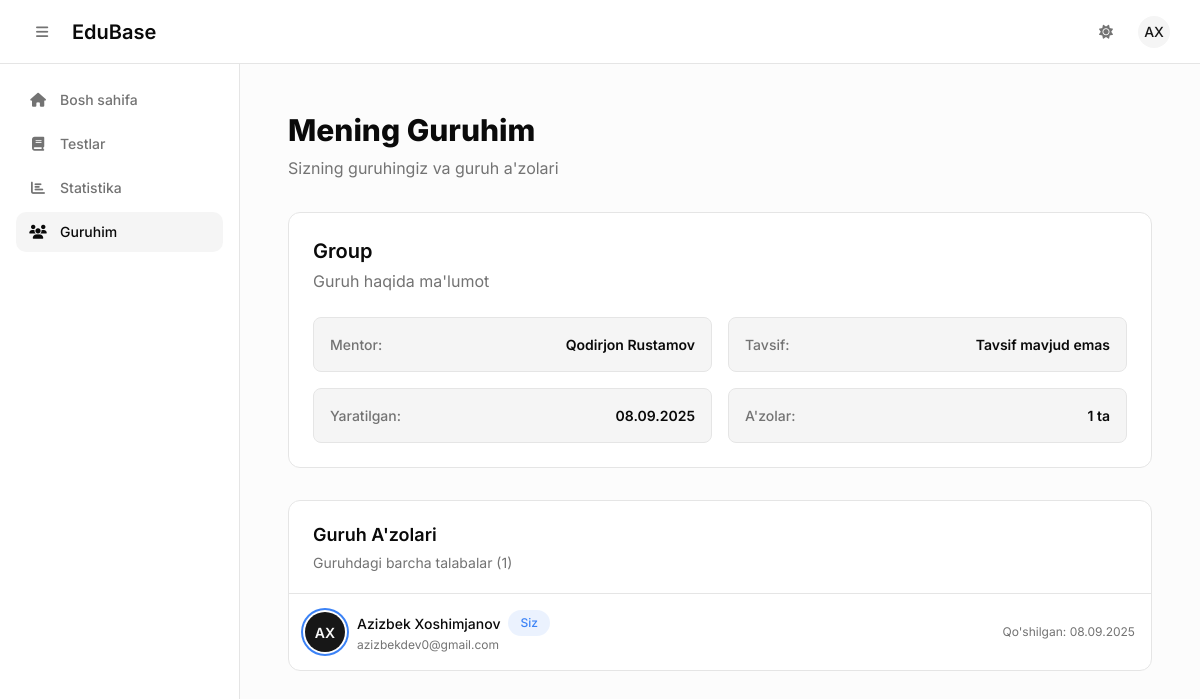
The app's page /groups/my-group/ (signed in), older data.
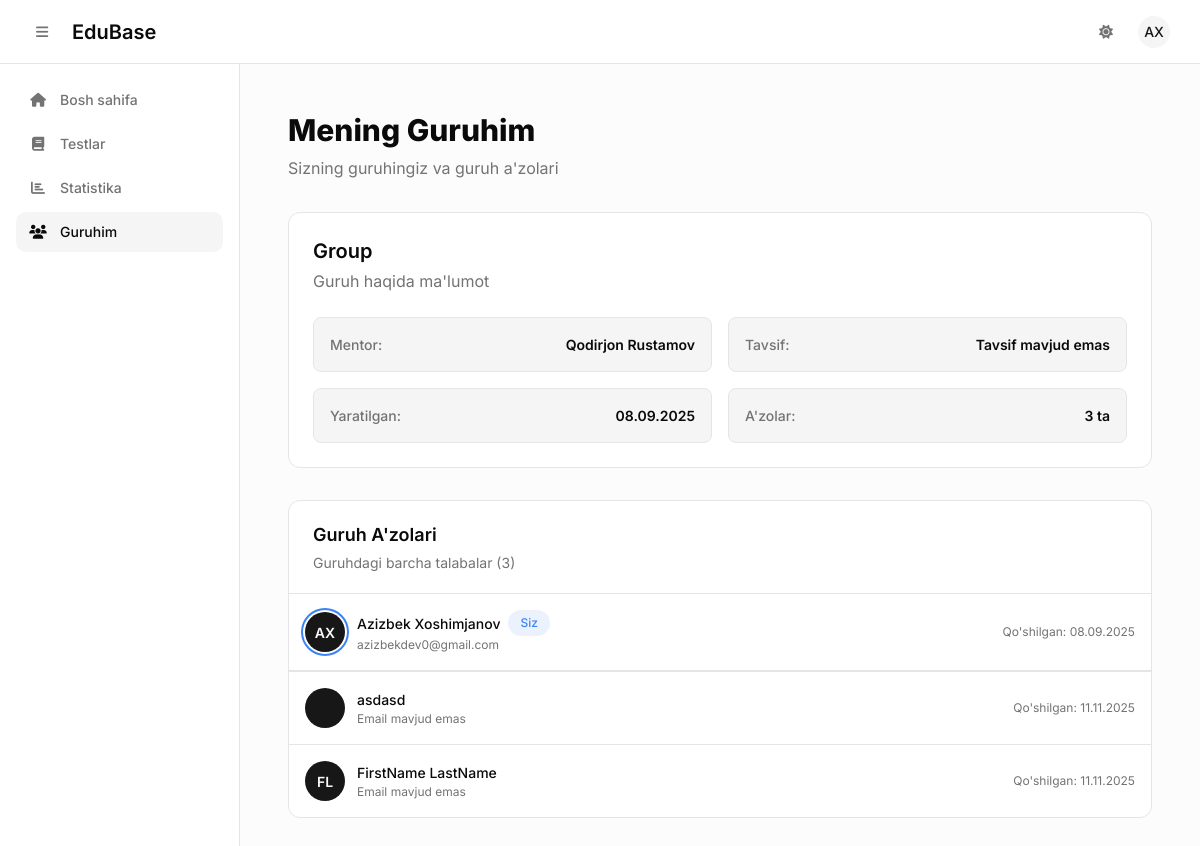
The same page, newer data.
### groups/models.py (models this page shows, shortened)
class GroupStudent(models.Model):
    group = models.ForeignKey(Group, on_delete=models.CASCADE, related_name='students')
    student = models.OneToOneField(
        User,
        on_delete=models.CASCADE,
        limit_choices_to={'profile__role': 'student'},
        related_name='student_group'
    )
    joined_at = models.DateTimeField(auto_now_add=True)
    class Meta:
        unique_together = ['group', 'student']

class Group(models.Model):
    name = models.CharField(max_length=255)
    mentor = models.ForeignKey(
        User,
        on_delete=models.CASCADE,
        limit_choices_to={'profile__role': 'mentor'},
        related_name='mentor_groups'  # endi mentor.groups orqali barcha guruhlarini olish mumkin
    )
    created_at = models.DateTimeField(auto_now_add=True)

### groups/views.py (the view)
# urls.py: path('my-group/', views.student_group, name='student_group'),
@login_required
def student_group(request):
    if request.user.profile.role != 'student':
        return redirect('dashboard')
    try:
        student_group = GroupStudent.objects.get(student=request.user)
        group_students = GroupStudent.objects.filter(group=student_group.group).select_related('student')
    except GroupStudent.DoesNotExist:
        student_group = None
        group_students = []
    context = {
        'student_group': student_group,
        'group_students': group_students,
    }
    return render(request, 'groups/student_group.html', context)

### templates/groups/student_group.html (shortened to what this page needs)
{% extends 'base.html' %}
{% block content %}
<div class="max-w-7xl mx-auto p-6 space-y-8 fade-in" id="groupContent">
    <div class="space-y-2">
        <h1 class="text-3xl font-extrabold text-foreground">Mening Guruhim</h1>
        <p class="text-muted">Sizning guruhingiz va guruh a'zolari</p>
    </div>
    {% if student_group %}
    <div class="card rounded-2xl p-6 card-hover stagger">
        <div class="mb-6">
            <h2 class="text-xl font-semibold text-foreground">{{ student_group.group.name }}</h2>
            <p class="text-muted mt-1">Guruh haqida ma'lumot</p>
        </div>
        <div class="info-grid">
            <div class="info-item">
                <span class="info-label">Mentor:</span>
                <span class="info-value">{{ student_group.group.mentor.get_full_name|default:student_group.group.mentor.username }}</span>
            </div>
            <div class="info-item">
                <span class="info-label">Tavsif:</span>
                <span class="info-value">{{ student_group.group.description|default:"Tavsif mavjud emas" }}</span>
            </div>
            <div class="info-item">
                <span class="info-label">Yaratilgan:</span>
                <span class="info-value">{{ student_group.group.created_at|date:"d.m.Y" }}</span>
            </div>
            <div class="info-item">
                <span class="info-label">A'zolar:</span>
                <span class="info-value">{{ group_students.count }} ta</span>
            </div>
        </div>
    </div>
    <div class="card rounded-2xl overflow-hidden stagger">
        <div class="px-6 py-5 border-b border-border">
            <h3 class="text-lg font-semibold text-foreground">Guruh A'zolari</h3>
            <p class="text-sm text-muted mt-1">Guruhdagi barcha talabalar ({{ group_students.count }})</p>
        </div>
        {% if group_students %}
        <div class="divide-y divide-border">
            {% for member in group_students %}
            <div class="student-item">
                <div class="student-info">
                    <div class="avatar {% if member.student == request.user %}ring-2 ring-blue-500 ring-offset-2 dark:ring-offset-gray-900{% endif %}">
                        {{ member.student.first_name|first|upper }}{{ member.student.last_name|first|upper }}
                    </div>
                    <div class="student-details">
                        <div class="student-name">
                            {{ member.student.get_full_name|default:member.student.username }}
                            {% if member.student == request.user %}
                            <span class="badge badge-you">Siz</span>
                            {% endif %}
                        </div>
                        <div class="student-email">
                            {{ member.student.email|default:"Email mavjud emas" }}
                        </div>
                    </div>
                </div>
                <div class="student-joined">
                    Qo'shilgan: {{ member.joined_at|date:"d.m.Y" }}
                </div>
            </div>
            {% endfor %}
        </div>
        {% else %}
        <div class="empty-state">
            <div class="empty-state-icon"><i class="fas fa-users text-xl"></i></div>
            <h3 class="text-lg font-medium text-foreground mb-2">Guruhda hozircha boshqa talabalar yo'q</h3>
            <p class="text-muted">Yangi a'zolar qo'shilishini kuting</p>
        </div>
        {% endif %}
    </div>
    {% endif %}
</div>
{% endblock %}

Row changes from the older to the newer data that the page shows:
added GroupStudent: student.get_full_name "asdasd", student.email "Email mavjud emas", joined_at "11.11.2025"
added GroupStudent: student.first_name|first "F", student.last_name|first "L", student.get_full_name "FirstName LastName", student.email "Email mavjud emas", joined_at "11.11.2025"
Text that changed along with them:
{{ group_students.count }}: "1" → "3"
